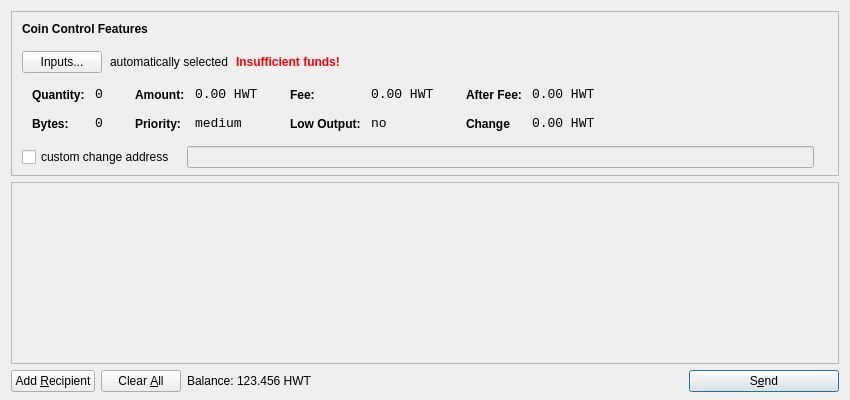
<?xml version="1.0" encoding="UTF-8"?>
<ui version="4.0">
 <class>SendCoinsDialog</class>
 <widget class="QDialog" name="SendCoinsDialog">
  <property name="geometry">
   <rect>
    <x>0</x>
    <y>0</y>
    <width>850</width>
    <height>400</height>
   </rect>
  </property>
  <property name="windowTitle">
   <string>Send Coins</string>
  </property>
  <layout class="QVBoxLayout" name="verticalLayout" stretch="0,1,0">
   <property name="bottomMargin">
    <number>8</number>
   </property>
   <item>
    <widget class="QFrame" name="frameCoinControl">
     <property name="sizePolicy">
      <sizepolicy hsizetype="Expanding" vsizetype="Expanding">
       <horstretch>0</horstretch>
       <verstretch>0</verstretch>
      </sizepolicy>
     </property>
     <property name="maximumSize">
      <size>
       <width>16777215</width>
       <height>16777215</height>
      </size>
     </property>
     <property name="frameShape">
      <enum>QFrame::StyledPanel</enum>
     </property>
     <property name="frameShadow">
      <enum>QFrame::Sunken</enum>
     </property>
     <layout class="QVBoxLayout" name="verticalLayoutCoinControl2">
      <property name="spacing">
       <number>-1</number>
      </property>
      <property name="leftMargin">
       <number>0</number>
      </property>
      <property name="topMargin">
       <number>0</number>
      </property>
      <property name="rightMargin">
       <number>0</number>
      </property>
      <property name="bottomMargin">
       <number>6</number>
      </property>
      <item>
       <layout class="QVBoxLayout" name="verticalLayoutCoinControl" stretch="0,0,0,0,1">
        <property name="spacing">
         <number>0</number>
        </property>
        <property name="leftMargin">
         <number>10</number>
        </property>
        <property name="topMargin">
         <number>10</number>
        </property>
        <item>
         <layout class="QHBoxLayout" name="horizontalLayoutCoinControl1">
          <property name="bottomMargin">
           <number>15</number>
          </property>
          <item>
           <widget class="QLabel" name="labelCoinControlFeatures">
            <property name="sizePolicy">
             <sizepolicy hsizetype="Preferred" vsizetype="Maximum">
              <horstretch>0</horstretch>
              <verstretch>0</verstretch>
             </sizepolicy>
            </property>
            <property name="font">
             <font>
              <weight>75</weight>
              <bold>true</bold>
             </font>
            </property>
            <property name="styleSheet">
             <string notr="true">font-weight:bold;</string>
            </property>
            <property name="text">
             <string>Coin Control Features</string>
            </property>
           </widget>
          </item>
         </layout>
        </item>
        <item>
         <layout class="QHBoxLayout" name="horizontalLayoutCoinControl2" stretch="0,0,0,0">
          <property name="spacing">
           <number>8</number>
          </property>
          <property name="bottomMargin">
           <number>10</number>
          </property>
          <item>
           <widget class="QPushButton" name="pushButtonCoinControl">
            <property name="styleSheet">
             <string notr="true"/>
            </property>
            <property name="text">
             <string>Inputs...</string>
            </property>
           </widget>
          </item>
          <item>
           <widget class="QLabel" name="labelCoinControlAutomaticallySelected">
            <property name="text">
             <string>automatically selected</string>
            </property>
            <property name="margin">
             <number>5</number>
            </property>
           </widget>
          </item>
          <item>
           <widget class="QLabel" name="labelCoinControlInsuffFunds">
            <property name="font">
             <font>
              <weight>75</weight>
              <bold>true</bold>
             </font>
            </property>
            <property name="styleSheet">
             <string notr="true">color:red;font-weight:bold;</string>
            </property>
            <property name="text">
             <string>Insufficient funds!</string>
            </property>
            <property name="margin">
             <number>5</number>
            </property>
           </widget>
          </item>
          <item>
           <spacer name="horizontalSpacerCoinControl">
            <property name="orientation">
             <enum>Qt::Horizontal</enum>
            </property>
            <property name="sizeHint" stdset="0">
             <size>
              <width>40</width>
              <height>1</height>
             </size>
            </property>
           </spacer>
          </item>
         </layout>
        </item>
        <item>
         <widget class="QWidget" name="widgetCoinControl" native="true">
          <property name="sizePolicy">
           <sizepolicy hsizetype="Preferred" vsizetype="Preferred">
            <horstretch>0</horstretch>
            <verstretch>0</verstretch>
           </sizepolicy>
          </property>
          <property name="minimumSize">
           <size>
            <width>0</width>
            <height>0</height>
           </size>
          </property>
          <property name="styleSheet">
           <string notr="true"/>
          </property>
          <layout class="QHBoxLayout" name="horizontalLayoutCoinControl5">
           <property name="margin">
            <number>0</number>
           </property>
           <item>
            <layout class="QHBoxLayout" name="horizontalLayoutCoinControl3" stretch="0,0,0,1">
             <property name="spacing">
              <number>20</number>
             </property>
             <property name="topMargin">
              <number>0</number>
             </property>
             <property name="bottomMargin">
              <number>10</number>
             </property>
             <item>
              <layout class="QFormLayout" name="formLayoutCoinControl1">
               <property name="horizontalSpacing">
                <number>10</number>
               </property>
               <property name="verticalSpacing">
                <number>14</number>
               </property>
               <property name="leftMargin">
                <number>10</number>
               </property>
               <property name="topMargin">
                <number>4</number>
               </property>
               <property name="rightMargin">
                <number>6</number>
               </property>
               <item row="0" column="0">
                <widget class="QLabel" name="labelCoinControlQuantityText">
                 <property name="styleSheet">
                  <string notr="true">font-weight:bold;</string>
                 </property>
                 <property name="text">
                  <string>Quantity:</string>
                 </property>
                 <property name="margin">
                  <number>0</number>
                 </property>
                </widget>
               </item>
               <item row="0" column="1">
                <widget class="QLabel" name="labelCoinControlQuantity">
                 <property name="font">
                  <font>
                   <family>Monospace</family>
                   <pointsize>10</pointsize>
                  </font>
                 </property>
                 <property name="cursor">
                  <cursorShape>IBeamCursor</cursorShape>
                 </property>
                 <property name="contextMenuPolicy">
                  <enum>Qt::ActionsContextMenu</enum>
                 </property>
                 <property name="text">
                  <string>0</string>
                 </property>
                 <property name="margin">
                  <number>0</number>
                 </property>
                 <property name="textInteractionFlags">
                  <set>Qt::LinksAccessibleByMouse|Qt::TextSelectableByKeyboard|Qt::TextSelectableByMouse</set>
                 </property>
                </widget>
               </item>
               <item row="1" column="0">
                <widget class="QLabel" name="labelCoinControlBytesText">
                 <property name="styleSheet">
                  <string notr="true">font-weight:bold;</string>
                 </property>
                 <property name="text">
                  <string>Bytes:</string>
                 </property>
                </widget>
               </item>
               <item row="1" column="1">
                <widget class="QLabel" name="labelCoinControlBytes">
                 <property name="font">
                  <font>
                   <family>Monospace</family>
                   <pointsize>10</pointsize>
                  </font>
                 </property>
                 <property name="cursor">
                  <cursorShape>IBeamCursor</cursorShape>
                 </property>
                 <property name="contextMenuPolicy">
                  <enum>Qt::ActionsContextMenu</enum>
                 </property>
                 <property name="text">
                  <string>0</string>
                 </property>
                 <property name="textInteractionFlags">
                  <set>Qt::LinksAccessibleByMouse|Qt::TextSelectableByKeyboard|Qt::TextSelectableByMouse</set>
                 </property>
                </widget>
               </item>
              </layout>
             </item>
             <item>
              <layout class="QFormLayout" name="formLayoutCoinControl2">
               <property name="horizontalSpacing">
                <number>10</number>
               </property>
               <property name="verticalSpacing">
                <number>14</number>
               </property>
               <property name="leftMargin">
                <number>6</number>
               </property>
               <property name="topMargin">
                <number>4</number>
               </property>
               <property name="rightMargin">
                <number>6</number>
               </property>
               <item row="0" column="0">
                <widget class="QLabel" name="labelCoinControlAmountText">
                 <property name="styleSheet">
                  <string notr="true">font-weight:bold;</string>
                 </property>
                 <property name="text">
                  <string>Amount:</string>
                 </property>
                 <property name="margin">
                  <number>0</number>
                 </property>
                </widget>
               </item>
               <item row="0" column="1">
                <widget class="QLabel" name="labelCoinControlAmount">
                 <property name="font">
                  <font>
                   <family>Monospace</family>
                   <pointsize>10</pointsize>
                  </font>
                 </property>
                 <property name="cursor">
                  <cursorShape>IBeamCursor</cursorShape>
                 </property>
                 <property name="contextMenuPolicy">
                  <enum>Qt::ActionsContextMenu</enum>
                 </property>
                 <property name="text">
                  <string notr="true">0.00 HWT</string>
                 </property>
                 <property name="textInteractionFlags">
                  <set>Qt::LinksAccessibleByMouse|Qt::TextSelectableByKeyboard|Qt::TextSelectableByMouse</set>
                 </property>
                </widget>
               </item>
               <item row="1" column="0">
                <widget class="QLabel" name="labelCoinControlPriorityText">
                 <property name="styleSheet">
                  <string notr="true">font-weight:bold;</string>
                 </property>
                 <property name="text">
                  <string>Priority:</string>
                 </property>
                </widget>
               </item>
               <item row="1" column="1">
                <widget class="QLabel" name="labelCoinControlPriority">
                 <property name="font">
                  <font>
                   <family>Monospace</family>
                   <pointsize>10</pointsize>
                  </font>
                 </property>
                 <property name="cursor">
                  <cursorShape>IBeamCursor</cursorShape>
                 </property>
                 <property name="contextMenuPolicy">
                  <enum>Qt::ActionsContextMenu</enum>
                 </property>
                 <property name="text">
                  <string>medium</string>
                 </property>
                 <property name="textInteractionFlags">
                  <set>Qt::LinksAccessibleByMouse|Qt::TextSelectableByKeyboard|Qt::TextSelectableByMouse</set>
                 </property>
                </widget>
               </item>
              </layout>
             </item>
             <item>
              <layout class="QFormLayout" name="formLayoutCoinControl3">
               <property name="horizontalSpacing">
                <number>10</number>
               </property>
               <property name="verticalSpacing">
                <number>14</number>
               </property>
               <property name="leftMargin">
                <number>6</number>
               </property>
               <property name="topMargin">
                <number>4</number>
               </property>
               <property name="rightMargin">
                <number>6</number>
               </property>
               <item row="0" column="0">
                <widget class="QLabel" name="labelCoinControlFeeText">
                 <property name="styleSheet">
                  <string notr="true">font-weight:bold;</string>
                 </property>
                 <property name="text">
                  <string>Fee:</string>
                 </property>
                 <property name="margin">
                  <number>0</number>
                 </property>
                </widget>
               </item>
               <item row="0" column="1">
                <widget class="QLabel" name="labelCoinControlFee">
                 <property name="font">
                  <font>
                   <family>Monospace</family>
                   <pointsize>10</pointsize>
                  </font>
                 </property>
                 <property name="cursor">
                  <cursorShape>IBeamCursor</cursorShape>
                 </property>
                 <property name="contextMenuPolicy">
                  <enum>Qt::ActionsContextMenu</enum>
                 </property>
                 <property name="text">
                  <string notr="true">0.00 HWT</string>
                 </property>
                 <property name="textInteractionFlags">
                  <set>Qt::LinksAccessibleByMouse|Qt::TextSelectableByKeyboard|Qt::TextSelectableByMouse</set>
                 </property>
                </widget>
               </item>
               <item row="1" column="0">
                <widget class="QLabel" name="labelCoinControlLowOutputText">
                 <property name="styleSheet">
                  <string notr="true">font-weight:bold;</string>
                 </property>
                 <property name="text">
                  <string>Low Output:</string>
                 </property>
                </widget>
               </item>
               <item row="1" column="1">
                <widget class="QLabel" name="labelCoinControlLowOutput">
                 <property name="font">
                  <font>
                   <family>Monospace</family>
                   <pointsize>10</pointsize>
                  </font>
                 </property>
                 <property name="cursor">
                  <cursorShape>IBeamCursor</cursorShape>
                 </property>
                 <property name="contextMenuPolicy">
                  <enum>Qt::ActionsContextMenu</enum>
                 </property>
                 <property name="text">
                  <string>no</string>
                 </property>
                 <property name="textInteractionFlags">
                  <set>Qt::LinksAccessibleByMouse|Qt::TextSelectableByKeyboard|Qt::TextSelectableByMouse</set>
                 </property>
                </widget>
               </item>
              </layout>
             </item>
             <item>
              <layout class="QFormLayout" name="formLayoutCoinControl4">
               <property name="horizontalSpacing">
                <number>10</number>
               </property>
               <property name="verticalSpacing">
                <number>14</number>
               </property>
               <property name="leftMargin">
                <number>6</number>
               </property>
               <property name="topMargin">
                <number>4</number>
               </property>
               <property name="rightMargin">
                <number>6</number>
               </property>
               <item row="0" column="0">
                <widget class="QLabel" name="labelCoinControlAfterFeeText">
                 <property name="styleSheet">
                  <string notr="true">font-weight:bold;</string>
                 </property>
                 <property name="text">
                  <string>After Fee:</string>
                 </property>
                 <property name="margin">
                  <number>0</number>
                 </property>
                </widget>
               </item>
               <item row="0" column="1">
                <widget class="QLabel" name="labelCoinControlAfterFee">
                 <property name="font">
                  <font>
                   <family>Monospace</family>
                   <pointsize>10</pointsize>
                  </font>
                 </property>
                 <property name="cursor">
                  <cursorShape>IBeamCursor</cursorShape>
                 </property>
                 <property name="contextMenuPolicy">
                  <enum>Qt::ActionsContextMenu</enum>
                 </property>
                 <property name="text">
                  <string notr="true">0.00 HWT</string>
                 </property>
                 <property name="textInteractionFlags">
                  <set>Qt::LinksAccessibleByMouse|Qt::TextSelectableByKeyboard|Qt::TextSelectableByMouse</set>
                 </property>
                </widget>
               </item>
               <item row="1" column="0">
                <widget class="QLabel" name="labelCoinControlChangeText">
                 <property name="styleSheet">
                  <string notr="true">font-weight:bold;</string>
                 </property>
                 <property name="text">
                  <string>Change</string>
                 </property>
                </widget>
               </item>
               <item row="1" column="1">
                <widget class="QLabel" name="labelCoinControlChange">
                 <property name="font">
                  <font>
                   <family>Monospace</family>
                   <pointsize>10</pointsize>
                  </font>
                 </property>
                 <property name="cursor">
                  <cursorShape>IBeamCursor</cursorShape>
                 </property>
                 <property name="contextMenuPolicy">
                  <enum>Qt::ActionsContextMenu</enum>
                 </property>
                 <property name="text">
                  <string notr="true">0.00 HWT</string>
                 </property>
                 <property name="textInteractionFlags">
                  <set>Qt::LinksAccessibleByMouse|Qt::TextSelectableByKeyboard|Qt::TextSelectableByMouse</set>
                 </property>
                </widget>
               </item>
              </layout>
             </item>
            </layout>
           </item>
          </layout>
         </widget>
        </item>
        <item>
         <layout class="QHBoxLayout" name="horizontalLayoutCoinControl4" stretch="0,0,0">
          <property name="spacing">
           <number>12</number>
          </property>
          <property name="sizeConstraint">
           <enum>QLayout::SetDefaultConstraint</enum>
          </property>
          <property name="topMargin">
           <number>5</number>
          </property>
          <property name="rightMargin">
           <number>5</number>
          </property>
          <item>
           <widget class="QCheckBox" name="checkBoxCoinControlChange">
            <property name="text">
             <string>custom change address</string>
            </property>
           </widget>
          </item>
          <item>
           <widget class="QLineEdit" name="lineEditCoinControlChange">
            <property name="enabled">
             <bool>false</bool>
            </property>
            <property name="sizePolicy">
             <sizepolicy hsizetype="Expanding" vsizetype="Fixed">
              <horstretch>0</horstretch>
              <verstretch>0</verstretch>
             </sizepolicy>
            </property>
           </widget>
          </item>
          <item>
           <widget class="QLabel" name="labelCoinControlChangeLabel">
            <property name="sizePolicy">
             <sizepolicy hsizetype="Preferred" vsizetype="Expanding">
              <horstretch>0</horstretch>
              <verstretch>0</verstretch>
             </sizepolicy>
            </property>
            <property name="minimumSize">
             <size>
              <width>0</width>
              <height>0</height>
             </size>
            </property>
            <property name="text">
             <string/>
            </property>
            <property name="margin">
             <number>3</number>
            </property>
           </widget>
          </item>
         </layout>
        </item>
        <item>
         <spacer name="verticalSpacerCoinControl">
          <property name="orientation">
           <enum>Qt::Vertical</enum>
          </property>
          <property name="sizeHint" stdset="0">
           <size>
            <width>800</width>
            <height>1</height>
           </size>
          </property>
         </spacer>
        </item>
       </layout>
      </item>
     </layout>
    </widget>
   </item>
   <item>
    <widget class="QScrollArea" name="scrollArea">
     <property name="widgetResizable">
      <bool>true</bool>
     </property>
     <widget class="QWidget" name="scrollAreaWidgetContents">
      <property name="geometry">
       <rect>
        <x>0</x>
        <y>0</y>
        <width>830</width>
        <height>165</height>
       </rect>
      </property>
      <layout class="QVBoxLayout" name="verticalLayout_2">
       <property name="margin">
        <number>0</number>
       </property>
       <item>
        <layout class="QVBoxLayout" name="entries">
         <property name="spacing">
          <number>6</number>
         </property>
        </layout>
       </item>
       <item>
        <spacer name="verticalSpacer">
         <property name="orientation">
          <enum>Qt::Vertical</enum>
         </property>
         <property name="sizeHint" stdset="0">
          <size>
           <width>20</width>
           <height>40</height>
          </size>
         </property>
        </spacer>
       </item>
      </layout>
     </widget>
    </widget>
   </item>
   <item>
    <layout class="QHBoxLayout" name="horizontalLayout">
     <item>
      <widget class="QPushButton" name="addButton">
       <property name="toolTip">
        <string>Send to multiple recipients at once</string>
       </property>
       <property name="text">
        <string>Add &amp;Recipient</string>
       </property>
       <property name="autoDefault">
        <bool>false</bool>
       </property>
      </widget>
     </item>
     <item>
      <widget class="QPushButton" name="clearButton">
       <property name="sizePolicy">
        <sizepolicy hsizetype="Minimum" vsizetype="Fixed">
         <horstretch>0</horstretch>
         <verstretch>0</verstretch>
        </sizepolicy>
       </property>
       <property name="toolTip">
        <string>Remove all transaction fields</string>
       </property>
       <property name="text">
        <string>Clear &amp;All</string>
       </property>
       <property name="autoRepeatDelay">
        <number>300</number>
       </property>
       <property name="autoDefault">
        <bool>false</bool>
       </property>
      </widget>
     </item>
     <item>
      <layout class="QHBoxLayout" name="horizontalLayout_2">
       <property name="spacing">
        <number>3</number>
       </property>
       <item>
        <widget class="QLabel" name="label">
         <property name="sizePolicy">
          <sizepolicy hsizetype="Preferred" vsizetype="Fixed">
           <horstretch>0</horstretch>
           <verstretch>0</verstretch>
          </sizepolicy>
         </property>
         <property name="text">
          <string>Balance:</string>
         </property>
        </widget>
       </item>
       <item>
        <widget class="QLabel" name="labelBalance">
         <property name="sizePolicy">
          <sizepolicy hsizetype="Preferred" vsizetype="Fixed">
           <horstretch>0</horstretch>
           <verstretch>0</verstretch>
          </sizepolicy>
         </property>
         <property name="cursor">
          <cursorShape>IBeamCursor</cursorShape>
         </property>
         <property name="text">
          <string notr="true">123.456 HWT</string>
         </property>
         <property name="textInteractionFlags">
          <set>Qt::LinksAccessibleByMouse|Qt::TextSelectableByKeyboard|Qt::TextSelectableByMouse</set>
         </property>
        </widget>
       </item>
      </layout>
     </item>
     <item>
      <spacer name="horizontalSpacer">
       <property name="orientation">
        <enum>Qt::Horizontal</enum>
       </property>
       <property name="sizeHint" stdset="0">
        <size>
         <width>40</width>
         <height>20</height>
        </size>
       </property>
      </spacer>
     </item>
     <item>
      <widget class="QPushButton" name="sendButton">
       <property name="minimumSize">
        <size>
         <width>150</width>
         <height>0</height>
        </size>
       </property>
       <property name="toolTip">
        <string>Confirm the send action</string>
       </property>
       <property name="text">
        <string>S&amp;end</string>
       </property>
       <property name="icon">
        <iconset resource="../bitcoin.qrc">
         <normaloff>:/icons/send</normaloff>:/icons/send</iconset>
       </property>
       <property name="default">
        <bool>true</bool>
       </property>
      </widget>
     </item>
    </layout>
   </item>
  </layout>
 </widget>
 <resources>
  <include location="../bitcoin.qrc"/>
 </resources>
 <connections/>
</ui>
